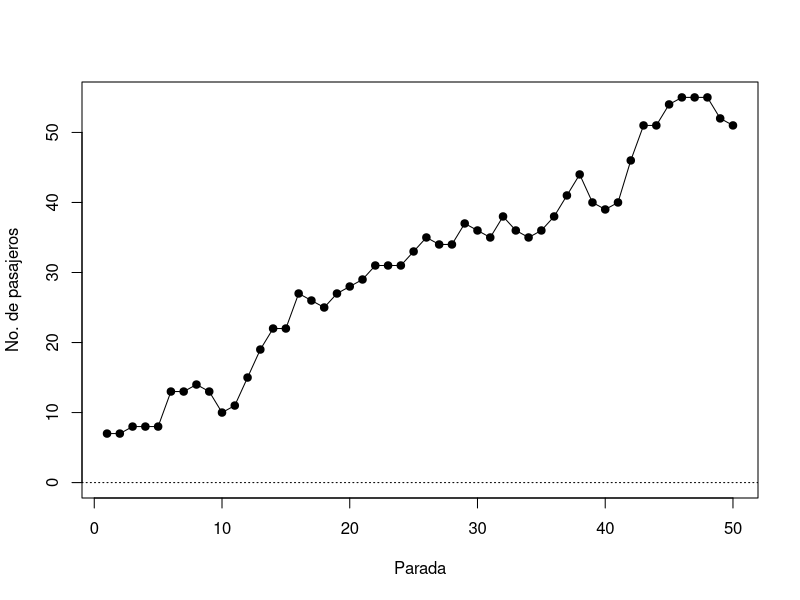

Recreate this plot in R.
# Rep. VI - ej. 3.a

# Instrucciones:
# Completar el código (dentro de los límites indicados) para que la simulación
# del ómnibus urbano respete los límites físicos respecto a la cantidad de 
# pasajeros que puede contener el vehículo.

# Objetivos:
# Utilizar sentencias condicionales para que si:
# - pasajeros es un valor muy alto, cambiar su valor por el máximo posible
# - pasajeros es un valor muy bajo, cambiar su valor por el mínimo posible

paradas <- 50
maximo  <- 60
pasajeros <- rpois(1, 10)
registro  <- numeric(paradas)
registro[1] <- pasajeros
for (i in 2:paradas) {
  # Bajan:
  pasajeros <- pasajeros - rpois(1, 2)
  
  # Suben:
  pasajeros <- pasajeros + rpois(1, 3)

#================ Su código comienza aquí: ================#
  # Límites:


  
  
  
#================ Su código termina aquí ==================#
  registro[i] <- pasajeros # Actualiza registro
}
plot(registro, type = "o", pch = 19, xlab='Parada', 
     ylab='No. de pasajeros', ylim = c(0, max(registro)))
abline(h = c(0, maximo), lty = 3)
